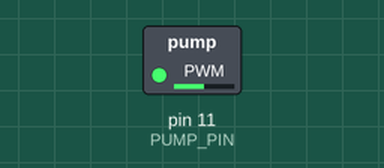
Recording of a sketch running on a simulated Arduino Uno, built with avr-gcc and run on an emulated ATmega328P. Shown: switched loads named in the sketch (green lamp = pin HIGH).

Above: at 0.1 s.
Timing chart, 0 to 1.6 s (numbered marks = the images above):
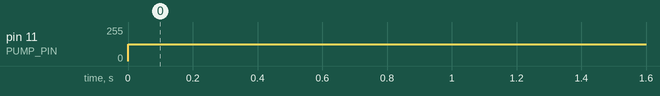

The sketch:

HalfWave.ino
```cpp
/*

  DicksonChargePump
  Zener-regulated 12V Dickson Charge Pump driven with Arduino PWM using a single pin.

  For info and circuit diagrams see https://github.com/tardate/LittleArduinoProjects/tree/main/Electronics101/Power/DicksonChargePump/HalfWave

 */

const int PUMP_PIN=11;

/*
 * Enable Timer2 Fast PWM on pin 11
 *   NB: pins must be set to OUTPUT for PWM to appear on the pins
 *   Fast PWM  : WGM21 WGM20
 *   Clear OC2A on Compare Match (COM2A1)
 *   OC2B disconnected
 *   Frequency : 16MHz/1/256 = 62.5kHz (CS20)
 *   Pin 11    : (127+1)/256 = 50% duty cycle (OCR2A)
 */
void startPwm() {
  TCCR2A = _BV(COM2A1) | _BV(WGM21) | _BV(WGM20);
  TCCR2B = _BV(CS20);
  OCR2A = 127;
}

void PwmOn() {
  pinMode(PUMP_PIN, OUTPUT);
}

void PwmOff() {
  pinMode(PUMP_PIN, INPUT);

}

void setup() {
  startPwm();
}

void loop() {
  PwmOn();
  delay(5000);
  PwmOff();
  delay(5000);
}
```

Measured:
- by itself, pin 11 (PUMP_PIN): 0/255 → 127/255 at 0.00 s
